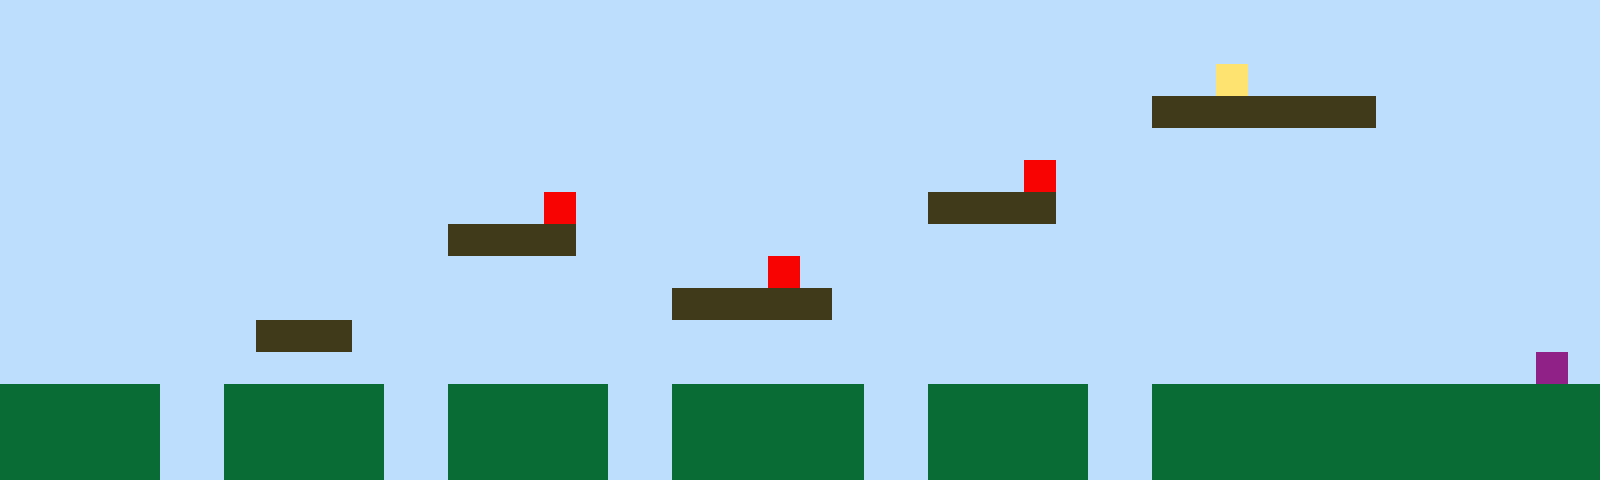

Tiled map render using the project's own tile images. Description and the whole map definition, tile-layer contents included, below:
An orthogonal 50x15 tile map with 32x32 px tiles, 1 tile layer (Tile Layer 1).

<map version="1.10" tiledversion="1.11.2" orientation="orthogonal" renderorder="right-up" width="50" height="15" tilewidth="32" tileheight="32" infinite="0" nextlayerid="2" nextobjectid="1"><editorsettings><export target="map1.csv" format="csv" /></editorsettings><tileset firstgid="1" name="sprites" tilewidth="32" tileheight="32" tilecount="6" columns="3"><image source="sprites.png" width="96" height="64" /></tileset><layer id="1" name="Tile Layer 1" width="50" height="15"><data encoding="csv">1,1,1,1,1,1,1,1,1,1,1,1,1,1,1,1,1,1,1,1,1,1,1,1,1,1,1,1,1,1,1,1,1,1,1,1,1,1,1,1,1,1,1,1,1,1,1,1,1,1,1,1,1,1,1,1,1,1,1,1,1,1,1,1,1,1,1,1,1,1,1,1,1,1,1,1,1,1,1,1,1,1,1,1,1,1,1,1,1,1,1,1,1,1,1,1,1,1,1,1,1,1,1,1,1,1,1,1,1,1,1,1,1,1,1,1,1,1,1,1,1,1,1,1,1,1,1,1,1,1,1,1,1,1,1,1,1,1,4,1,1,1,1,1,1,1,1,1,1,1,1,1,1,1,1,1,1,1,1,1,1,1,1,1,1,1,1,1,1,1,1,1,1,1,1,1,1,1,1,1,1,1,1,1,1,1,3,3,3,3,3,3,3,1,1,1,1,1,1,1,1,1,1,1,1,1,1,1,1,1,1,1,1,1,1,1,1,1,1,1,1,1,1,1,1,1,1,1,1,1,1,1,1,1,1,1,1,1,1,1,1,1,1,1,1,1,1,1,1,1,1,1,1,1,1,1,1,1,1,1,1,1,1,1,1,1,1,1,1,1,1,1,1,1,1,1,1,1,1,1,1,1,5,1,1,1,1,1,1,1,1,1,1,1,1,1,1,1,1,1,1,1,1,1,1,1,1,1,1,1,1,1,1,1,1,1,1,5,1,1,1,1,1,1,1,1,1,1,1,3,3,3,3,1,1,1,1,1,1,1,1,1,1,1,1,1,1,1,1,1,1,1,1,1,1,1,1,1,1,1,1,1,1,1,3,3,3,3,1,1,1,1,1,1,1,1,1,1,1,1,1,1,1,1,1,1,1,1,1,1,1,1,1,1,1,1,1,1,1,1,1,1,1,1,1,1,1,1,1,1,1,1,1,1,1,1,1,1,1,1,1,1,1,1,5,1,1,1,1,1,1,1,1,1,1,1,1,1,1,1,1,1,1,1,1,1,1,1,1,1,1,1,1,1,1,1,1,1,1,1,1,1,1,1,1,1,1,1,1,1,1,3,3,3,3,3,1,1,1,1,1,1,1,1,1,1,1,1,1,1,1,1,1,1,1,1,1,1,1,1,1,1,1,1,1,1,1,1,3,3,3,1,1,1,1,1,1,1,1,1,1,1,1,1,1,1,1,1,1,1,1,1,1,1,1,1,1,1,1,1,1,1,1,1,1,1,1,1,1,1,1,1,1,1,1,1,1,1,1,1,1,1,1,1,1,1,1,1,1,1,1,1,1,1,1,1,1,1,1,1,1,1,1,1,1,1,1,1,1,1,1,1,1,1,1,1,1,1,6,1,2,2,2,2,2,1,1,2,2,2,2,2,1,1,2,2,2,2,2,1,1,2,2,2,2,2,2,1,1,2,2,2,2,2,1,1,2,2,2,2,2,2,2,2,2,2,2,2,2,2,2,2,2,2,2,1,1,2,2,2,2,2,1,1,2,2,2,2,2,1,1,2,2,2,2,2,2,1,1,2,2,2,2,2,1,1,2,2,2,2,2,2,2,2,2,2,2,2,2,2,2,2,2,2,2,1,1,2,2,2,2,2,1,1,2,2,2,2,2,1,1,2,2,2,2,2,2,1,1,2,2,2,2,2,1,1,2,2,2,2,2,2,2,2,2,2,2,2,2,2</data></layer></map>
